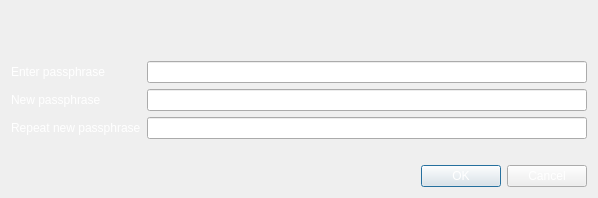
<?xml version="1.0" encoding="UTF-8"?>
<ui version="4.0">
 <class>AskPassphraseDialog</class>
 <widget class="QDialog" name="AskPassphraseDialog">
  <property name="geometry">
   <rect>
    <x>0</x>
    <y>0</y>
    <width>598</width>
    <height>198</height>
   </rect>
  </property>
  <property name="sizePolicy">
   <sizepolicy hsizetype="Preferred" vsizetype="Minimum">
    <horstretch>0</horstretch>
    <verstretch>0</verstretch>
   </sizepolicy>
  </property>
  <property name="minimumSize">
   <size>
    <width>550</width>
    <height>0</height>
   </size>
  </property>
  <property name="windowTitle">
   <string>Passphrase Dialog</string>
  </property>
  <property name="styleSheet">
   <string notr="true">background-image: url(:/images/bkg2);
color: rgb(255, 255, 255);</string>
  </property>
  <layout class="QVBoxLayout" name="verticalLayout">
   <item>
    <widget class="QLabel" name="warningLabel">
     <property name="textFormat">
      <enum>Qt::RichText</enum>
     </property>
     <property name="wordWrap">
      <bool>true</bool>
     </property>
    </widget>
   </item>
   <item>
    <layout class="QFormLayout" name="formLayout">
     <property name="fieldGrowthPolicy">
      <enum>QFormLayout::AllNonFixedFieldsGrow</enum>
     </property>
     <item row="0" column="0">
      <widget class="QLabel" name="passLabel1">
       <property name="text">
        <string>Enter passphrase</string>
       </property>
      </widget>
     </item>
     <item row="0" column="1">
      <widget class="QLineEdit" name="passEdit1">
       <property name="echoMode">
        <enum>QLineEdit::Password</enum>
       </property>
      </widget>
     </item>
     <item row="1" column="0">
      <widget class="QLabel" name="passLabel2">
       <property name="text">
        <string>New passphrase</string>
       </property>
      </widget>
     </item>
     <item row="1" column="1">
      <widget class="QLineEdit" name="passEdit2">
       <property name="echoMode">
        <enum>QLineEdit::Password</enum>
       </property>
      </widget>
     </item>
     <item row="2" column="0">
      <widget class="QLabel" name="passLabel3">
       <property name="text">
        <string>Repeat new passphrase</string>
       </property>
      </widget>
     </item>
     <item row="2" column="1">
      <widget class="QLineEdit" name="passEdit3">
       <property name="echoMode">
        <enum>QLineEdit::Password</enum>
       </property>
      </widget>
     </item>
     <item row="3" column="1">
      <widget class="QLabel" name="capsLabel">
       <property name="font">
        <font>
         <weight>75</weight>
         <bold>true</bold>
        </font>
       </property>
       <property name="text">
        <string/>
       </property>
       <property name="alignment">
        <set>Qt::AlignCenter</set>
       </property>
      </widget>
     </item>
    </layout>
   </item>
   <item>
    <widget class="QDialogButtonBox" name="buttonBox">
     <property name="orientation">
      <enum>Qt::Horizontal</enum>
     </property>
     <property name="standardButtons">
      <set>QDialogButtonBox::Cancel|QDialogButtonBox::Ok</set>
     </property>
    </widget>
   </item>
  </layout>
 </widget>
 <resources/>
 <connections>
  <connection>
   <sender>buttonBox</sender>
   <signal>accepted()</signal>
   <receiver>AskPassphraseDialog</receiver>
   <slot>accept()</slot>
   <hints>
    <hint type="sourcelabel">
     <x>248</x>
     <y>254</y>
    </hint>
    <hint type="destinationlabel">
     <x>157</x>
     <y>274</y>
    </hint>
   </hints>
  </connection>
  <connection>
   <sender>buttonBox</sender>
   <signal>rejected()</signal>
   <receiver>AskPassphraseDialog</receiver>
   <slot>reject()</slot>
   <hints>
    <hint type="sourcelabel">
     <x>316</x>
     <y>260</y>
    </hint>
    <hint type="destinationlabel">
     <x>286</x>
     <y>274</y>
    </hint>
   </hints>
  </connection>
 </connections>
</ui>
